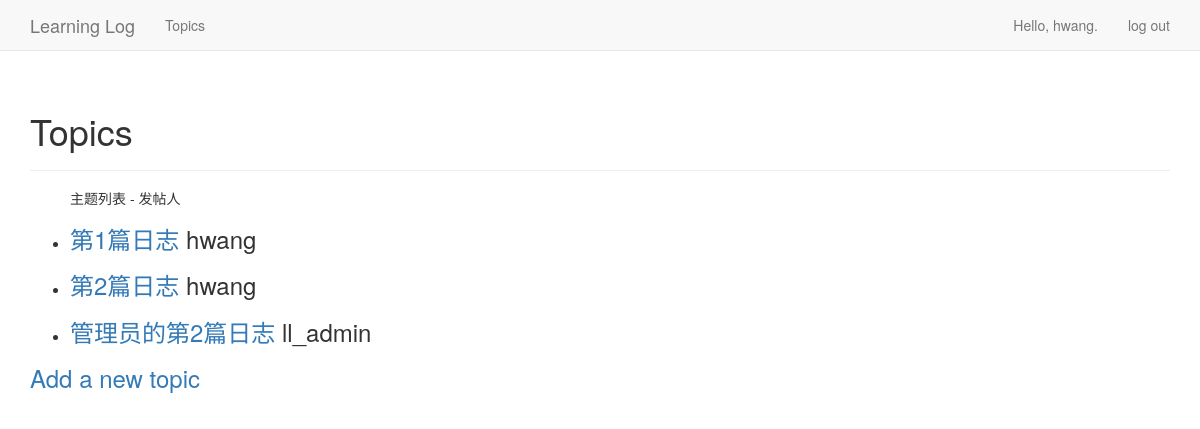
/topics/ (signed in), run on an earlier commit of the app's database.
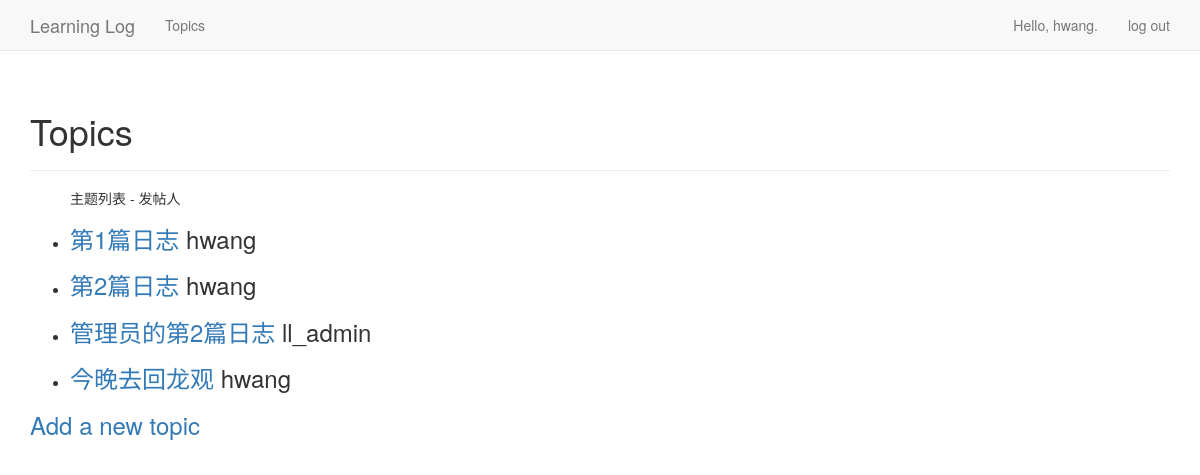
And on a later commit of the database.
### learning_logs/models.py (models this page shows)
class Topic(models.Model):
    text = models.CharField(max_length=200)
    date_added = models.DateTimeField(auto_now_add=True)
    owner = models.ForeignKey(User, on_delete=models.PROTECT)
    public = models.BooleanField(default=False)
    def __str__(self):
        return self.text

### learning_logs/views.py (the view)
# urls.py: url(r'^topics/$', views.topics, name='topics'),
@login_required
def topics(request):
    """显示自己创建的，或者public属性是True（对所有人公开）的主题"""
    topics = Topic.objects.filter(Q(owner=request.user) | Q(public=True)).order_by('date_added')
    context = {'topics': topics}
    return render(request, 'learning_logs/topics.html', context)

### learning_logs/templates/learning_logs/topics.html
{% extends "learning_logs/base.html" %}
{% block header %}
  <h1>Topics</h1>
{% endblock header %}
{% block content %}
  <ul>
    <h5>主题列表 - 发帖人</h5>
    {% for topic in topics %}
      <li>
        <h3>
          <a href="{% url 'learning_logs:topic' topic.id %}">{{ topic }}</a>   {{ topic.owner }}
        </h3>
      </li>
    {% empty %}
      <li>No topics have been added yet.</li>
    {% endfor %}
  </ul>
  <h3><a href="{% url 'learning_logs:new_topic' %}">Add a new topic</a></h3>
{% endblock content %}

What changed in the data, as far as the page shows it:
added Topic: text "今晚去回龙观", owner "hwang"
